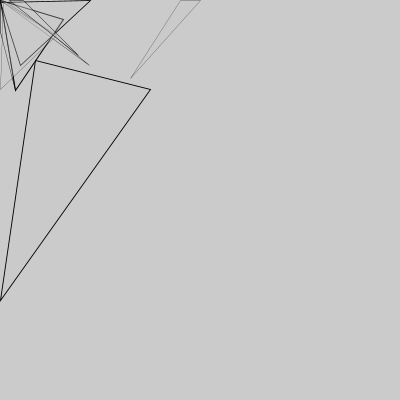
Frame 1 (no input)
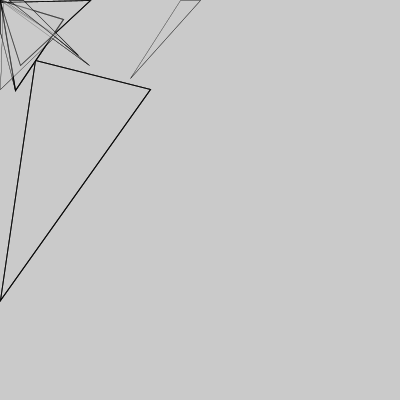
Frame 60 (the mouse pressed at the canvas centre just before this capture)
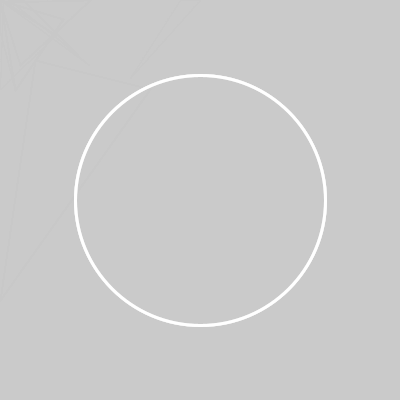
Frame 120 (the mouse held since frame 60 and released just before this capture)

The Processing sketch that drew these frames (run headless with seeded random() and noise(); from frame 60 on, the mouse is pressed at the canvas centre):

// Processing sketch: processing_40565
// ── processing_40565.pde

void setup() {
  size(400, 400);
  
  smooth();
}

void draw() {
    
  noStroke();
  fill(200, 80);
  rect(0, 0, width, height);
  
  stroke(0);
  
  //IF doesn't work if there's nothing to change
  if(mousePressed){
    stroke(255);
    strokeWeight(3);
    ellipse(width/2, height/2, 250, 250);
    noStroke();
  }
  else{
    
  strokeWeight(0.5);
  triangle(mouseX, mouseY, 15, 90, mouseY, 32);
  strokeWeight(1);
  triangle(15, 90, mouseX, mouseY, 63, 19);
  strokeWeight(0.3);
  triangle(46, 29, 89, 65, mouseX, mouseY);
  strokeWeight(0.8);
  triangle(90, mouseY, 20, 65, mouseX, 2);
  strokeWeight(0.2);
  triangle(56, 35, mouseY, 89, 3, mouseX);
  strokeWeight(0.4);
  triangle(78, 55, 23, mouseX, 9, mouseY);
  strokeWeight(0.9);
  triangle(mouseY, 300, 150, 89, 35, 60);
  strokeWeight(0.2);
  triangle(200, mouseX, 180, mouseY, 130, 78);
  
  }
}
                
